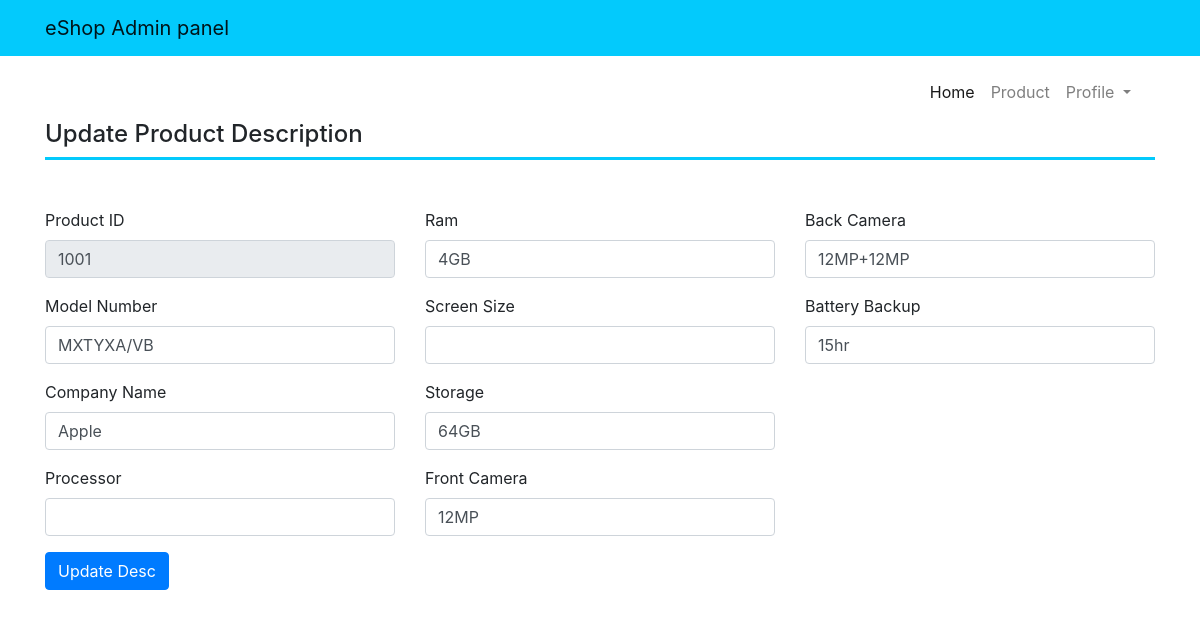
/admin/edit_desc.php?pid=1001 (signed in), run on the app's committed database.
### tables this page shows
CREATE TABLE `mobile_desc` (
  `pid` int(11) NOT NULL,
  `model_no` varchar(50) DEFAULT NULL,
  `c_name` varchar(50) DEFAULT NULL,
  `processor` varchar(50) DEFAULT NULL,
  `ram` varchar(50) DEFAULT NULL,
  `screen_size` varchar(50) DEFAULT NULL,
  `storage` varchar(50) DEFAULT NULL,
  `front_cam` varchar(50) DEFAULT NULL,
  `back_cam` varchar(50) DEFAULT NULL,
  `battery_backup` varchar(50) DEFAULT NULL
);

### admin/edit_desc.php (the view, shortened to what this page needs)
<?php
     if(isset($_GET['pid'])){
        $id =htmlspecialchars($_GET['pid']);
         require "connection.php";
        $result = mysqli_query($con,"SELECT * FROM mobile_desc Where pid=$id");
        $r = mysqli_fetch_array($result);
    }
        ?>
<!DOCTYPE html>
<html lang="en">
  <head>
    <link rel="stylesheet" href="https://stackpath.bootstrapcdn.com/bootstrap/4.5.0/css/bootstrap.min.css">
  </head>
  <body>
    <header>
        <?php include"header.php"?>
        <?php include"menu.php"?>
         <div class="container">
        <nav style="border-bottom:3px solid #03cafc">
            <h4>Update Product Description</h4>
        </nav>
    </div>
    </header>
    <section class="container mt-5" >
        <form method="post">
            <div class="row">
                <div class="col-md-4">
                     <div class="form-group">
                            <label for="Product Id">Product ID</label>
                            <input type="text" class="form-control" name="p_id" value="<?php if(isset($_GET['pid']))echo $_GET['pid'] ?>" readonly="">
                        </div>
                        <div class="form-group">
                            <label for="Model Number">Model Number</label>
                            <input type="text" class="form-control" name="model_no" value="<?php if(isset($_GET['pid']))echo $r[1] ?>">
                        </div>
                         <div class="form-group">
                            <label for="Company Name">Company Name</label>
                            <input type="text" class="form-control" name="c_name" value="<?php if(isset($_GET['pid']))echo $r[2] ?>">
                        </div>
                        <div class="form-group">
                            <label for="Processor">Processor</label>
                            <input type="text" class="form-control" name="processor" value="<?php if(isset($_GET['pid']))echo $r[3] ?>">
                        </div>
                </div>
                <div class="col-md-4">
                        <div class="form-group">
                            <label for="Ram">Ram</label>
                            <input type="text" class="form-control" name="ram" value="<?php if(isset($_GET['pid']))echo $r[4] ?>">
                        </div>
                        <div class="form-group">
                            <label for="Screen Size">Screen Size</label>
                            <input type="text" class="form-control" name="s_size" value="<?php if(isset($_GET['pid']))echo $r[5] ?>">
                        </div>
                        <div class="form-group">
                            <label for="Storage">Storage</label>
                            <input type="text" class="form-control" name="storage" value="<?php if(isset($_GET['pid']))echo $r[6] ?>">
                        </div>
                        <div class="form-group">
                            <label for="Front Camera">Front Camera</label>
                            <input type="text" class="form-control" name="f_camera" value="<?php if(isset($_GET['pid']))echo $r[7] ?>">
                        </div>
                </div>
                <div class="col-md-4">
                      <div class="form-group">
                            <label for="Back Camera">Back Camera</label>
                            <input type="text" class="form-control" name="b_camera" value="<?php if(isset($_GET['pid']))echo $r[8] ?>">
                        </div>
                        <div class="form-group">
                            <label for="Battery Backup">Battery Backup</label>
                            <input type="text" class="form-control" name="b_backup" value="<?php if(isset($_GET['pid']))echo $r[9] ?>">
                        </div>
                </div>
            </div>
            <button type="submit"  name="edit_desc" class="btn btn-primary">Update Desc</button>
        </form>
    </section>
  </body>
</html>

### data on the page
mobile_desc: model_no "MXTYXA/VB", c_name "Apple", ram "4GB", storage "64GB", f_camera "12MP", b_camera "12MP+12MP", b_backup "15hr"
